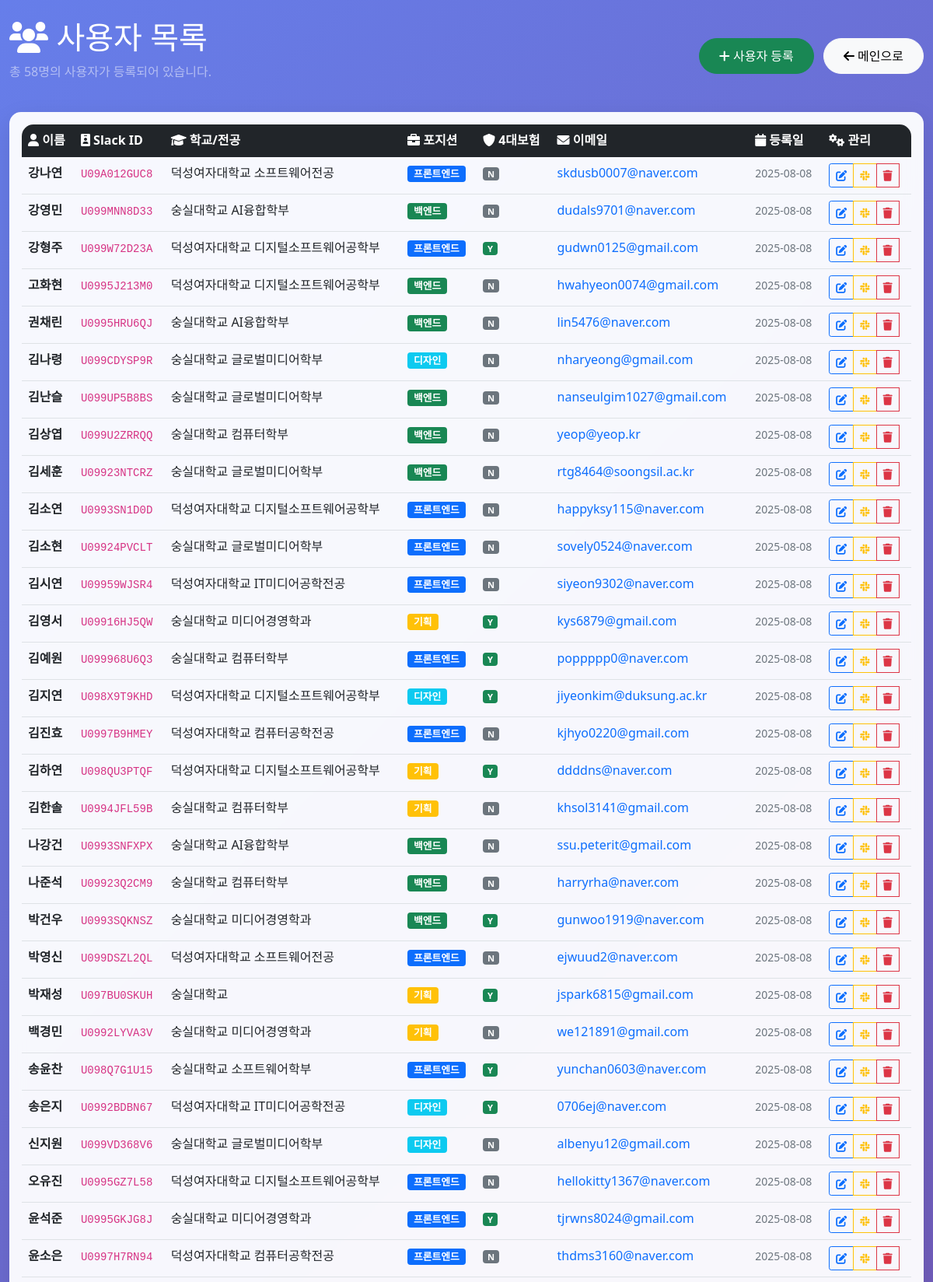
Screenshot of /users (upper part) with the database file from the repository.
### tables this page shows
CREATE TABLE users (
                    id INTEGER PRIMARY KEY AUTOINCREMENT,
                    user_id VARCHAR UNIQUE NOT NULL,
                    name VARCHAR NOT NULL,
                    school_major VARCHAR,
                    position VARCHAR,
                    insurance VARCHAR,
                    email VARCHAR,
                    created_at DATETIME DEFAULT CURRENT_TIMESTAMP,
                    is_active BOOLEAN DEFAULT 1
                );

### db_viewer.py (the view)
@app.get("/users", response_class=HTMLResponse)
async def view_users(request: Request):
    conn = get_db_connection()
    cursor = conn.cursor()
    cursor.execute("""
        SELECT user_id, name, school_major, position, insurance, email, created_at
        FROM users
        WHERE is_active = 1
        ORDER BY name
    """)
    users = cursor.fetchall()
    for user in users:
        user = dict(user)
        user['display_name'] = None
    conn.close()
    return templates.TemplateResponse("users.html", {
        "request": request,
        "users": users,
        "total_users": len(users)
    })

### templates/users.html (shortened to what this page needs)
<!DOCTYPE html>
<html lang="ko">
<head>
    <link href="https://cdn.jsdelivr.net/npm/bootstrap@5.1.3/dist/css/bootstrap.min.css" rel="stylesheet">
    <link href="https://cdnjs.cloudflare.com/ajax/libs/font-awesome/6.0.0/css/all.min.css" rel="stylesheet">
</head>
<body>
    <div class="container-fluid py-4">
        <div class="row">
            <div class="col-12">
                <div class="d-flex justify-content-between align-items-center mb-4">
                    <div>
                        <h1 class="text-white">
                            <i class="fas fa-users"></i> 사용자 목록
                        </h1>
                        <p class="text-white-50">총 {{ total_users }}명의 사용자가 등록되어 있습니다.</p>
                    </div>
                    <div>
                        <a href="/users/add" class="btn btn-success btn-back me-2">
                            <i class="fas fa-plus"></i> 사용자 등록
                        </a>
                        <a href="/" class="btn btn-light btn-back">
                            <i class="fas fa-arrow-left"></i> 메인으로
                        </a>
                    </div>
                </div>
                <div class="card user-card">
                    <div class="card-body">
                        <div class="table-responsive">
                            <table class="table table-hover">
                                <thead class="table-dark">
                                    <tr>
                                        <th><i class="fas fa-user"></i> 이름</th>
                                        <th><i class="fas fa-id-badge"></i> Slack ID</th>
                                        <th><i class="fas fa-graduation-cap"></i> 학교/전공</th>
                                        <th><i class="fas fa-briefcase"></i> 포지션</th>
                                        <th><i class="fas fa-shield-alt"></i> 4대보험</th>
                                        <th><i class="fas fa-envelope"></i> 이메일</th>
                                        <th><i class="fas fa-calendar"></i> 등록일</th>
                                        <th><i class="fas fa-cogs"></i> 관리</th>
                                    </tr>
                                </thead>
                                <tbody>
                                    {% for user in users %}
                                    <tr>
                                        <td>
                                            <strong>
                                                {% if user.display_name %}
                                                    {{ user.name }} ({{ user.display_name }})
                                                {% else %}
                                                    {{ user.name }}
                                                {% endif %}
                                            </strong>
                                        </td>
                                        <td>
                                            <code>{{ user.user_id }}</code>
                                        </td>
                                        <td>
                                            {% if user.school_major %}
                                                {{ user.school_major }}
                                            {% else %}
                                                <span class="text-muted">미입력</span>
                                            {% endif %}
                                        </td>
                                        <td>
                                            {% if user.position %}
                                                {% if user.position == "프론트엔드" %}
                                                    <span class="badge bg-primary position-badge">{{ user.position }}</span>
                                                {% elif user.position == "백엔드" %}
                                                    <span class="badge bg-success position-badge">{{ user.position }}</span>
                                                {% elif user.position == "기획" %}
                                                    <span class="badge bg-warning position-badge">{{ user.position }}</span>
                                                {% elif user.position == "디자인" %}
                                                    <span class="badge bg-info position-badge">{{ user.position }}</span>
                                                {% else %}
                                                    <span class="badge bg-secondary position-badge">{{ user.position }}</span>
                                                {% endif %}
                                            {% else %}
                                                <span class="text-muted">미입력</span>
                                            {% endif %}
                                        </td>
                                        <td>
                                            {% if user.insurance %}
                                                {% if user.insurance == "Y" %}
                                                    <span class="badge bg-success insurance-badge">Y</span>
                                                {% else %}
                                                    <span class="badge bg-secondary insurance-badge">N</span>
                                                {% endif %}
                                            {% else %}
                                                <span class="text-muted">미입력</span>
                                            {% endif %}
                                        </td>
                                        <td>
                                            {% if user.email %}
                                                <a href="mailto:{{ user.email }}" class="text-decoration-none">
                                                    {{ user.email }}
                                                </a>
                                            {% else %}
                                                <span class="text-muted">미입력</span>
                                            {% endif %}
                                        </td>
                                        <td>
                                            <small class="text-muted">
                                                {{ user.created_at.split(' ')[0] }}
                                            </small>
                                        </td>
                                        <td>
                                            <div class="btn-group" role="group">
                                                <a href="/users/edit/{{ user.user_id }}" class="btn btn-sm btn-outline-primary" title="사용자 정보 수정">
                                                    <i class="fas fa-edit"></i>
                                                </a>
                                                <button type="button" class="btn btn-sm btn-outline-warning"
                                                        onclick="editSlackId('{{ user.user_id }}', '{{ user.name }}')"
                                                        title="Slack ID 변경"
                                                        {% if not user.user_id.startswith('U') %}style="border-color: #ffc107; color: #ffc107;"{% endif %}>
                                                    <i class="fab fa-slack"></i>
                                                </button>
                                                <button type="button" class="btn btn-sm btn-outline-danger"
                                                        onclick="if(confirm('정말 삭제하시겠습니까?')) { document.getElementById('delete-form-{{ user.user_id }}').submit(); }"
                                                        title="사용자 삭제">
                                                    <i class="fas fa-trash"></i>
                                                </button>
                                            </div>
                                        </td>
                                    </tr>
                                    {% endfor %}
                                </tbody>
                            </table>
                        </div>
                    </div>
                </div>
            </div>
        </div>
    </div>
</body>
</html>

### templates/users.html (style rules this page uses)
body { background: linear-gradient(135deg, #667eea 0%, #764ba2 100%); min-height: 100vh; font-family: 'Segoe UI', Tahoma, Geneva, Verdana, sans-serif; }
.card { border: none; border-radius: 15px; box-shadow: 0 10px 30px rgba(0,0,0,0.1); }
.user-card { background: rgba(255,255,255,0.95); backdrop-filter: blur(10px); transition: transform 0.3s ease; }
.position-badge { font-size: 0.8em; padding: 4px 8px; }
.insurance-badge { font-size: 0.7em; padding: 3px 6px; }
.table-responsive { border-radius: 15px; overflow: hidden; }
.btn-back { border-radius: 25px; padding: 10px 25px; }

### rows the page displays
users: name "강나연", user_id "U09A012GUC8", school_major "덕성여자대학교 소프트웨어전공", position "프론트엔드", insurance "N", email "skdusb0007@naver.com", created_at "2025-08-08"
users: name "강영민", user_id "U099MNN8D33", school_major "숭실대학교 AI융합학부", position "백엔드", insurance "N", email "dudals9701@naver.com", created_at "2025-08-08"
users: name "강형주", user_id "U099W72D23A", school_major "덕성여자대학교 디지털소프트웨어공학부", position "프론트엔드", insurance "Y", email "gudwn0125@gmail.com", created_at "2025-08-08"
users: name "고화현", user_id "U0995J213M0", school_major "덕성여자대학교 디지털소프트웨어공학부", position "백엔드", insurance "N", email "hwahyeon0074@gmail.com", created_at "2025-08-08"
users: name "권채린", user_id "U0995HRU6QJ", school_major "숭실대학교 AI융합학부", position "백엔드", insurance "N", email "lin5476@naver.com", created_at "2025-08-08"
users: name "김나령", user_id "U099CDYSP9R", school_major "숭실대학교 글로벌미디어학부", position "디자인", insurance "N", email "nharyeong@gmail.com", created_at "2025-08-08"
users: name "김난슬", user_id "U099UP5B8BS", school_major "숭실대학교 글로벌미디어학부", position "백엔드", insurance "N", email "nanseulgim1027@gmail.com", created_at "2025-08-08"
users: name "김상엽", user_id "U099U2ZRRQQ", school_major "숭실대학교 컴퓨터학부", position "백엔드", insurance "N", email "yeop@yeop.kr", created_at "2025-08-08"
users: name "김세훈", user_id "U09923NTCRZ", school_major "숭실대학교 글로벌미디어학부", position "백엔드", insurance "N", email "rtg8464@soongsil.ac.kr", created_at "2025-08-08"
users: name "김소연", user_id "U0993SN1D0D", school_major "덕성여자대학교 디지털소프트웨어공학부", position "프론트엔드", insurance "N", email "happyksy115@naver.com", created_at "2025-08-08"
users: name "김소현", user_id "U09924PVCLT", school_major "숭실대학교 글로벌미디어학부", position "프론트엔드", insurance "N", email "sovely0524@naver.com", created_at "2025-08-08"
users: name "김시연", user_id "U09959WJSR4", school_major "덕성여자대학교 IT미디어공학전공", position "프론트엔드", insurance "N", email "siyeon9302@naver.com", created_at "2025-08-08"
users: name "김영서", user_id "U09916HJ5QW", school_major "숭실대학교 미디어경영학과", position "기획", insurance "Y", email "kys6879@gmail.com", created_at "2025-08-08"
users: name "김예원", user_id "U099968U6Q3", school_major "숭실대학교 컴퓨터학부", position "프론트엔드", insurance "Y", email "poppppp0@naver.com", created_at "2025-08-08"
users: name "김지연", user_id "U098X9T9KHD", school_major "덕성여자대학교 디지털소프트웨어공학부", position "디자인", insurance "Y", email "jiyeonkim@duksung.ac.kr", created_at "2025-08-08"
users: name "김진효", user_id "U0997B9HMEY", school_major "덕성여자대학교 컴퓨터공학전공", position "프론트엔드", insurance "N", email "kjhyo0220@gmail.com", created_at "2025-08-08"
users: name "김하연", user_id "U098QU3PTQF", school_major "덕성여자대학교 디지털소프트웨어공학부", position "기획", insurance "Y", email "ddddns@naver.com", created_at "2025-08-08"
users: name "김한솔", user_id "U0994JFL59B", school_major "숭실대학교 컴퓨터학부", position "기획", insurance "N", email "khsol3141@gmail.com", created_at "2025-08-08"
users: name "나강건", user_id "U0993SNFXPX", school_major "숭실대학교 AI융합학부", position "백엔드", insurance "N", email "ssu.peterit@gmail.com", created_at "2025-08-08"
users: name "나준석", user_id "U09923Q2CM9", school_major "숭실대학교 컴퓨터학부", position "백엔드", insurance "N", email "harryrha@naver.com", created_at "2025-08-08"
users: name "박건우", user_id "U0993SQKNSZ", school_major "숭실대학교 미디어경영학과", position "백엔드", insurance "Y", email "gunwoo1919@naver.com", created_at "2025-08-08"
users: name "박영신", user_id "U099DSZL2QL", school_major "덕성여자대학교 소프트웨어전공", position "프론트엔드", insurance "N", email "ejwuud2@naver.com", created_at "2025-08-08"
users: name "박재성", user_id "U097BU0SKUH", school_major "숭실대학교", position "기획", insurance "Y", email "jspark6815@gmail.com", created_at "2025-08-08"
users: name "백경민", user_id "U0992LYVA3V", school_major "숭실대학교 미디어경영학과", position "기획", insurance "N", email "we121891@gmail.com", created_at "2025-08-08"
users: name "송윤찬", user_id "U098Q7G1U15", school_major "숭실대학교 소프트웨어학부", position "프론트엔드", insurance "Y", email "yunchan0603@naver.com", created_at "2025-08-08"
users: name "송은지", user_id "U0992BDBN67", school_major "덕성여자대학교 IT미디어공학전공", position "디자인", insurance "Y", email "0706ej@naver.com", created_at "2025-08-08"
users: name "신지원", user_id "U099VD368V6", school_major "숭실대학교 글로벌미디어학부", position "디자인", insurance "N", email "albenyu12@gmail.com", created_at "2025-08-08"
users: name "오유진", user_id "U0995GZ7L58", school_major "덕성여자대학교 디지털소프트웨어공학부", position "프론트엔드", insurance "N", email "hellokitty1367@naver.com", created_at "2025-08-08"
users: name "윤석준", user_id "U0995GKJG8J", school_major "숭실대학교 미디어경영학과", position "프론트엔드", insurance "Y", email "tjrwns8024@gmail.com", created_at "2025-08-08"
users: name "윤소은", user_id "U0997H7RN94", school_major "덕성여자대학교 컴퓨터공학전공", position "프론트엔드", insurance "N", email "thdms3160@naver.com", created_at "2025-08-08"

### other values shown
{{ total_users }} "58"
